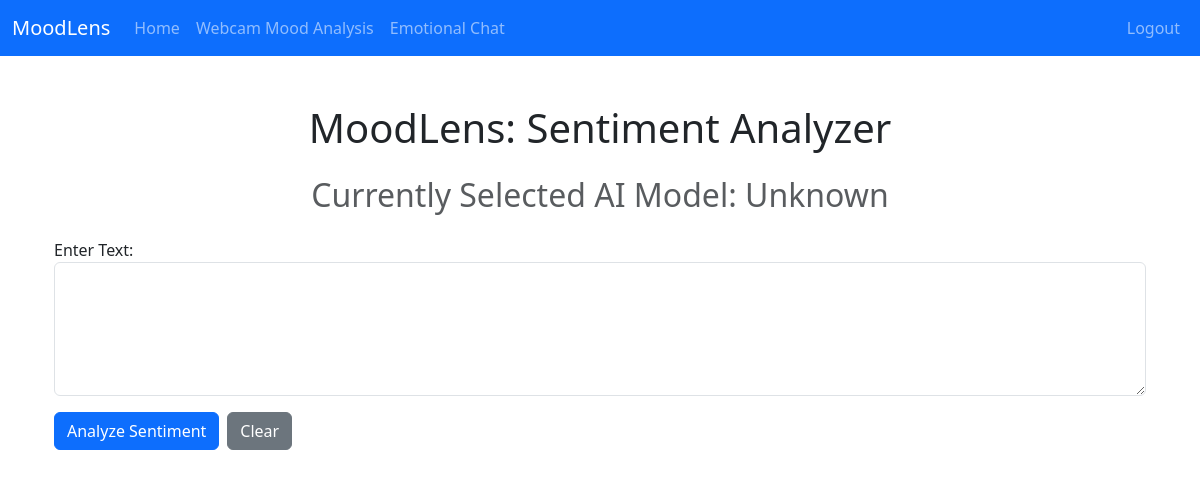
The page / (signed in) on the database as committed earlier.
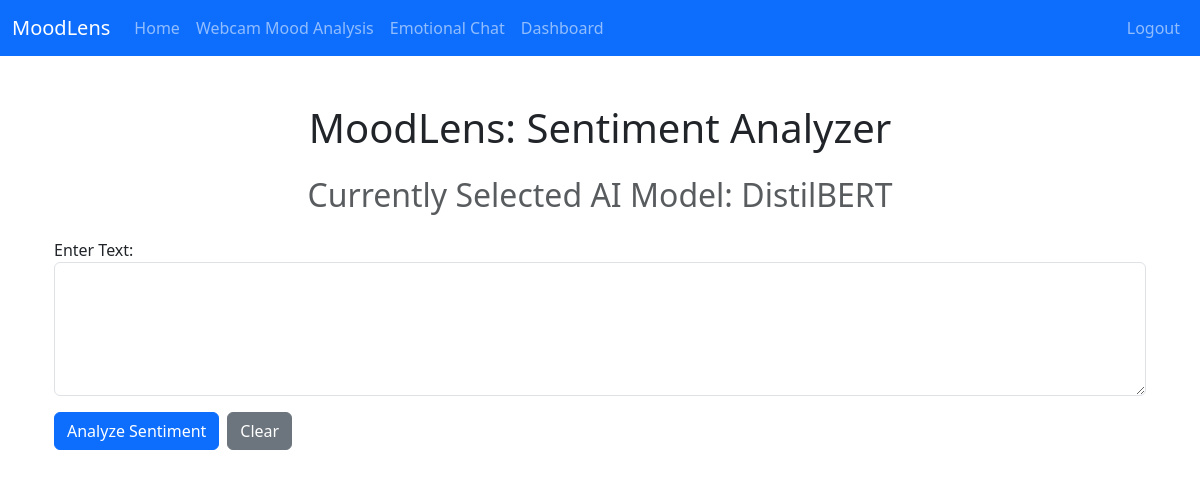
The same page on the database as committed later.
### modules/models.py (models this page shows, shortened)
class AppConfig(db.Model):
    __tablename__ = 'app_config'
    key = db.Column(db.String(50), primary_key=True)
    value = db.Column(db.String(255), nullable=False)

### modules/routes/main_routes.py (the view, shortened to what this page needs)
@main_routes.route("/", methods=["GET", "POST"])
def index():
    result = ""
    current_model = "Unknown"
    config = AppConfig.query.filter_by(key="ai_model").first()
    if config:
        current_model = "OpenAI" if config.value == "openai" else "DistilBERT"
    return render_template("index.html", result=result, current_model=current_model)

### app.py (called while the page is built)
@login_manager.user_loader
def load_user(user_id):
    return User.query.get(int(user_id))

### modules/models.py (called while the page is built)
    def has_role(self, role_name):
        if not self.roles:  # Handle None or empty list
            return False
        return any(role.name == role_name for role in self.roles)

### templates/index.html (shortened to what this page needs)
{% extends "base.html" %}
{% block content %}
<div class="container">
    <h1 class="text-center mb-4">MoodLens: Sentiment Analyzer</h1>
    <h2 class="text-center text-muted mb-4">Currently Selected AI Model: {{ current_model }}</h2>
    <form method="POST" id="sentimentForm">
        <div class="form-group mb-3">
            <label for="text">Enter Text:</label>
            <textarea class="form-control" id="text" name="text" rows="5" required>{{ request.form.get('text', '') }}</textarea>
        </div>
        <div class="d-flex gap-2">
            <button type="submit" class="btn btn-primary">Analyze Sentiment</button>
            <button type="button" class="btn btn-secondary" id="clearBtn">Clear</button>
        </div>
    </form>
</div>
{% endblock %}

Rows that differ between the two databases and show on the page:
added AppConfig: value "DistilBERT"
Other text that changed with them:
{{ current_model }}: "Unknown" → (not shown)
text now shown: "Dashboard"
